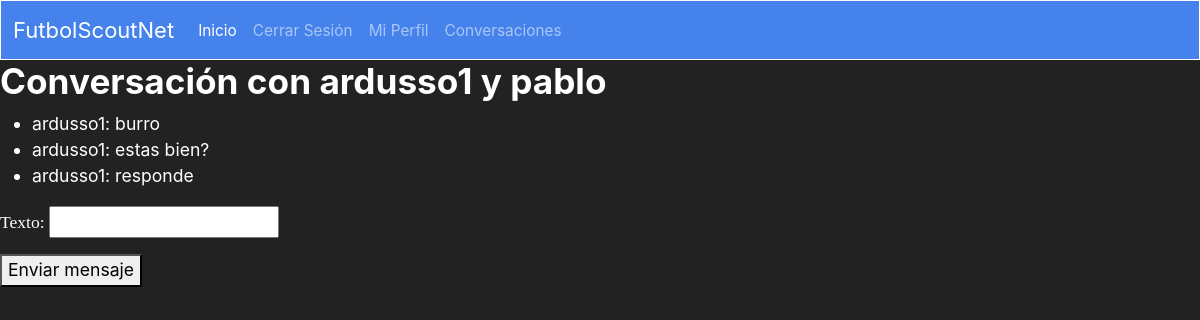
Screenshot of /mensajes/pablo/ (signed in) with the database file from the repository.
### sitio/models.py (models this page shows)
class Conversacion(models.Model):
    user_uno = models.ForeignKey(User, on_delete=models.CASCADE, related_name='conversaciones_uno', null=True, blank=True)
    user_dos = models.ForeignKey(User, on_delete=models.CASCADE, related_name='conversaciones_dos', null=True, blank=True)

class Mensaje(models.Model):
    user = models.ForeignKey(User, on_delete=models.CASCADE, related_name='mensajes', null=True, blank=True)
    conversacion = models.ForeignKey(Conversacion, on_delete=models.CASCADE, null=True, blank=True)
    texto = models.CharField(max_length=500)
    fecha = models.DateTimeField(default=timezone.now)

### sitio/views.py (the view)
# urls.py: path('mensajes/<str:username>/', views.mensajes, name='mensajes'),
@login_required
def mensajes(request, username):
    conversacion = Conversacion.objects.filter(
        Q(user_uno=request.user, user_dos__username=username) |
        Q(user_dos=request.user, user_uno__username=username)
    ).first()
    if conversacion is None:
        conversacion = Conversacion.objects.create(
            user_uno=request.user,
            user_dos=get_object_or_404(User, username=username)
        )
    mensajes = Mensaje.objects.filter(conversacion=conversacion)
    if request.method == 'POST':
        form = MensajeForm(request.POST)
        if form.is_valid():
            nuevo_mensaje = form.save(commit=False)
            nuevo_mensaje.user = request.user
            nuevo_mensaje.conversacion = conversacion
            nuevo_mensaje.save()
            return redirect('mensajes', username=username)
    else:
        form = MensajeForm()
    return render(request, 'mensajes.html', {'conversacion': conversacion, 'mensajes': mensajes, 'form': form})

### sitio/forms.py
class MensajeForm(forms.ModelForm):
    class Meta:
        model = Mensaje
        fields = ['texto']

### sitio/templates/mensajes.html (shortened to what this page needs)
{% extends 'layout.html' %}
{% block contenido %}
  {% if conversacion %}
    <h2>Conversación con {{ conversacion.user_uno.username }} y {{ conversacion.user_dos.username }}</h2>
    <ul>
      {% for mensaje in mensajes %}
        <li>{{ mensaje.user.username }}: {{ mensaje.texto }}</li>
      {% endfor %}
    </ul>
    <form method="post" action="{% url 'mensajes' username=conversacion.user_dos.username %}">
      {{ form.as_p }}
      <button type="submit">Enviar mensaje</button>
    </form>
  {% else %}
    <p>No hay conversación disponible.</p>
  {% endif %}
{% endblock %}

### templates/base.html (style rules this page uses)
body { background-color: #222; color: white; }

### rows the page displays
Conversacion: user_uno.username "ardusso1", user_dos.username "pablo"
Mensaje: user.username "ardusso1", texto "burro"
Mensaje: user.username "ardusso1", texto "estas bien?"
Mensaje: user.username "ardusso1", texto "responde"
